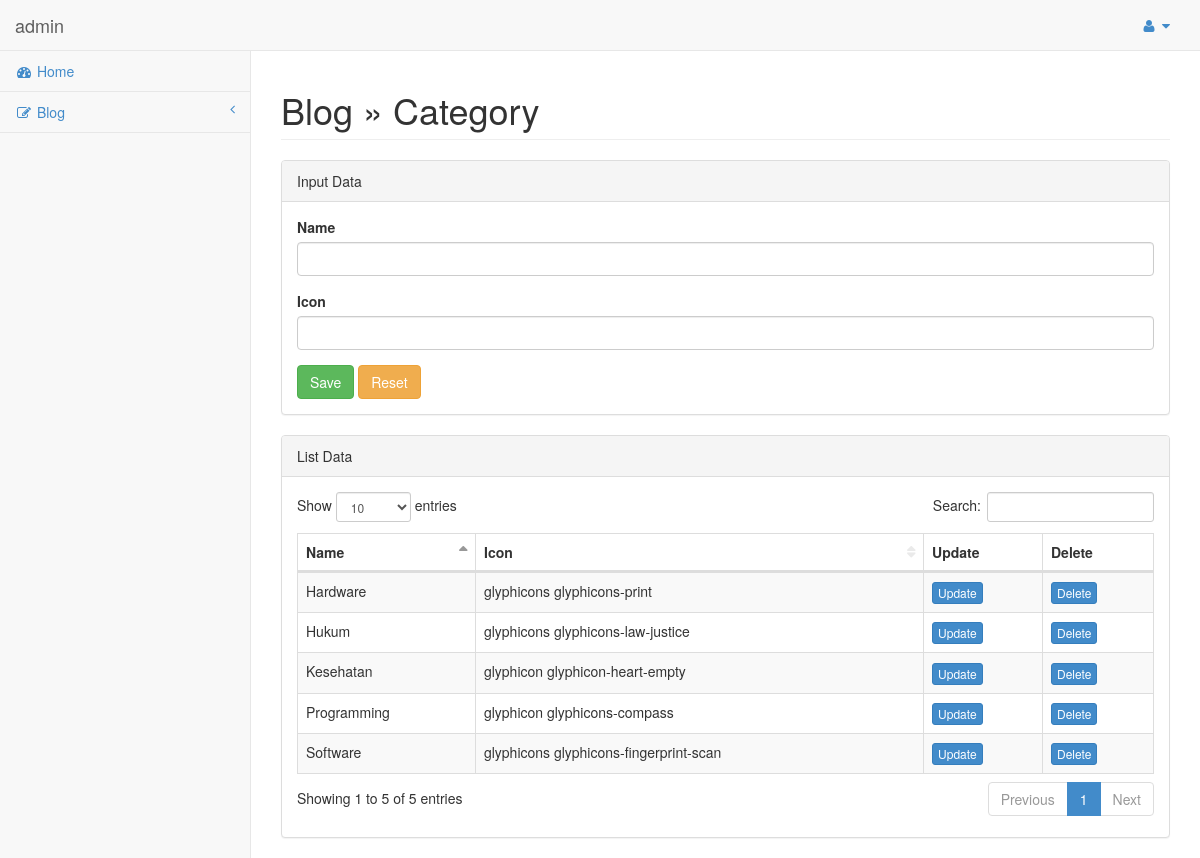
/admin/index.php?category (signed in), run on an earlier commit of the app's database.
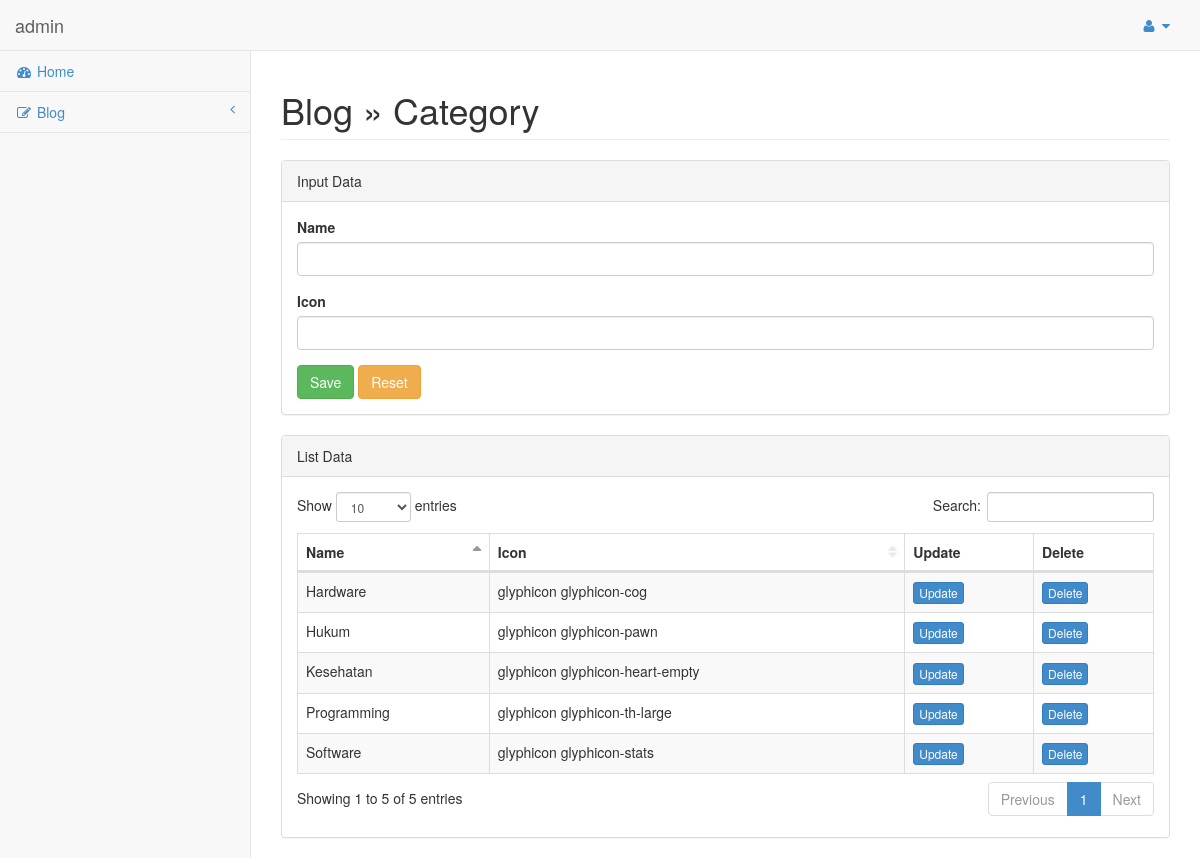
And on a later commit of the database.
### tables this page shows
CREATE TABLE `kategori` (
  `id_kategori` int(11) NOT NULL,
  `nama` varchar(100) NOT NULL,
  `icon` varchar(100) NOT NULL
);

### admin/page/blog/category.php (the view, shortened to what this page needs)
<div class="row">
    <div class="col-lg-12">
        <h1 class="page-header">Blog &raquo; Category</h1>
    </div>
</div>
<div class="row">
    <div class="col-lg-12">
        <?php
            $category_edit = isset($_GET['category_edit']) ? $_GET['category_edit'] : false;
         ?>
        <div class="panel panel-default">
            <div class="panel-heading">
                Input Data
            </div>
            <div class="panel-body">
                <div class="row">
                    <div class="col-lg-12">
                        <form role="form" action="<?php echo ($category_edit) ? BASE_URL.'admin/page/blog/category_update.php' : BASE_URL.'admin/page/blog/category_insert.php' ; ?>" method="post">
                            <div class="form-group">
                                <label>Name</label>
                                <input class="form-control" type="text" name="nama" required="required" <?php echo ($category_edit) ? "value='$rowUpdate[nama]'" : false; ?>/>
                            </div>
                            <div class="form-group">
                                <label>Icon</label>
                                <input class="form-control" type="text" name="icon" <?php echo ($category_edit) ? "value='$rowUpdate[icon]'" : false; ?>  />
                            </div>
                            <button type="submit" name="submit" class="btn btn-success">Save</button>
                            <button type="reset" class="btn btn-warning">Reset</button>
                        </form>
                    </div>
                </div>
            </div>
        </div>
        <div class="panel panel-default">
            <div class="panel-heading">
                List Data
            </div>
            <div class="panel-body">
                <div class="table-responsive">
                    <table id="datatables" class="table table-striped table-bordered table-hover">
                        <thead>
                            <tr>
                                <th>Name</th>
                                <th>Icon</th>
                                <th>Update</th>
                                <th>Delete</th>
                            </tr>
                        </thead>
                        <tbody>
                            <?php
                            $query = mysqli_query($conn,"SELECT * FROM kategori");
                            while($row = mysqli_fetch_assoc($query)){
                                echo "
                                    <tr>
                                        <td>$row[nama]</td>
                                        <td>$row[icon]</td>
                                        <td class='center'><a href='index.php?category_edit=$row[id_kategori]' class='btn btn-primary btn-xs' type='button'>Update</a></td>
                                        <td class='center'><a href='".BASE_URL."admin/page/blog/category_delete.php?id_kategori=$row[id_kategori]' class='btn btn-primary btn-xs' type='button'>Delete</a></td>
                                    </tr>
                                ";
                            }
                             ?>
                        </tbody>
                    </table>
                </div>
            </div>
        </div>
    </div>
</div>

### admin/index.php (shortened to what this page needs)
<?php
    include("../function/connection.php");
    $username =  isset($_SESSION['username']) ? $_SESSION['username'] : false;
 ?>
<!DOCTYPE html>
<html>
<?php
    include("include/head.php");
?>
<body>
    <div id="wrapper">
        <?php include("include/header.php") ?>
        <div id="page-wrapper">
            <?php
            if (isset($_GET["category"])) include("page/blog/category.php");
            ?>
        </div>
    </div>
</body>
</html>

### admin/include/head.php (shortened to what this page needs)
<head>
    <link href="css/bootstrap.min.css" rel="stylesheet" />
    <link href="css/dataTables.bootstrap.css" rel="stylesheet" />
    <link href="font-awesome/css/font-awesome.css" rel="stylesheet" />
    <link href="css/plugins/morris/morris-0.4.3.min.css" rel="stylesheet" />
    <link href="css/plugins/timeline/timeline.css" rel="stylesheet" />
    <link href="css/sb-admin.css" rel="stylesheet" />
    <link href="ckeditor/plugins/codesnippet/lib/highlight/styles/default.css" rel="stylesheet">
</head>

### admin/include/header.php (shortened to what this page needs)
<nav class="navbar navbar-default navbar-fixed-top" role="navigation" style="margin-bottom: 0">
    <div class="navbar-header">
        <a class="navbar-brand" href="index.php"><?php echo $username; ?></a>
    </div>
    <ul class="nav navbar-top-links navbar-right">
        <li class="dropdown">
            <a class="dropdown-toggle" data-toggle="dropdown" href="#">
                <i class="fa fa-user fa-fw"></i>  <i class="fa fa-caret-down"></i>
            </a>
        </li>
    </ul>
    <div class="navbar-default navbar-static-side" role="navigation">
        <div class="sidebar-collapse">
            <ul class="nav" id="side-menu">
                <li><a href="index.php"><i class="fa fa-dashboard fa-fw"></i> Home</a></li>
                <li>
                    <a href="#"><i class="fa fa-pencil-square-o fa-fw"></i> Blog<span class="fa arrow"></span></a>
                </li>
            </ul>
        </div>
    </div>
</nav>

### admin/css/sb-admin.css (style rules this page uses)
body { background-color: #f8f8f8; padding-top: 100px; }
@media (min-width:768px) { body { padding-top: 50px; } }
#wrapper { width: 100%; }
#page-wrapper { padding: 0 15px; min-height: 568px; background-color: #fff; }
@media (min-width:768px) { #page-wrapper { position: inherit; margin: 0 0 0 250px; padding: 0 30px; border-left: 1px solid #e7e7e7; } }
.navbar-static-side ul li { border-bottom: 1px solid #e7e7e7; }
.navbar-top-links li { display: inline-block; }
.navbar-top-links li:last-child { margin-right: 15px; }
.navbar-top-links li a { padding: 15px; min-height: 50px; }
.arrow { float: right; }
.fa.arrow:before { content: "\f104"; }
@media (min-width:768px) { .navbar-static-side { z-index: 1; position: absolute; width: 250px; margin-top: 51px; } }
table.dataTable thead .sorting, table.dataTable thead .sorting_asc, table.dataTable thead .sorting_desc, table.dataTable thead .sorting_asc_disabled, table.dataTable thead .sorting_desc_disabled { background: transparent; }
table.dataTable thead .sorting_asc:after { content: "\f0de"; float: right; font-family: fontawesome; }
table.dataTable thead .sorting:after { content: "\f0dc"; float: right; font-family: fontawesome; color: rgba(50,50,50,.5); }

What changed in the data, as far as the page shows it:
changed kategori "Programming": icon "glyphicon glyphicons-compass" → "glyphicon glyphicon-th-large"
changed kategori "Hukum": icon "glyphicons glyphicons-law-justice" → "glyphicon glyphicon-pawn"
changed kategori "Hardware": icon "glyphicons glyphicons-print" → "glyphicon glyphicon-cog"
changed kategori "Software": icon "glyphicons glyphicons-fingerprint-scan" → "glyphicon glyphicon-stats"
